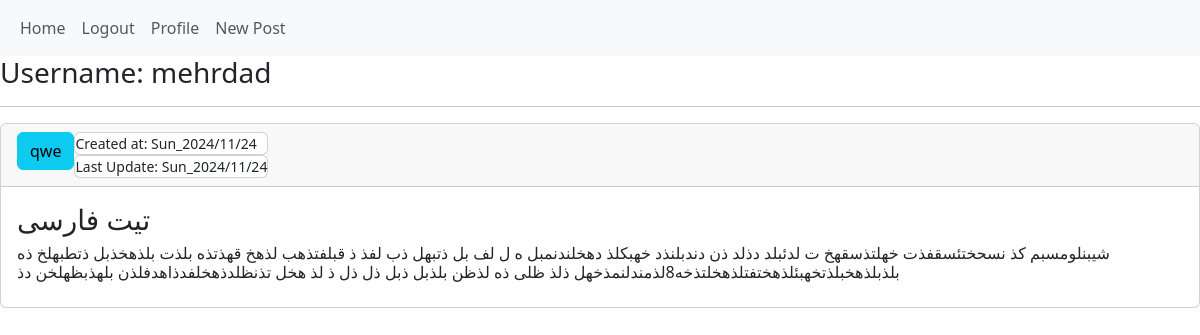
/post/2/test2 (signed in), run on the app's committed database.
### home/models.py (models this page shows, shortened)
class Post(models.Model):
    user = models.ForeignKey(User,on_delete=models.CASCADE)
    title = models.TextField()
    body = models.TextField()
    slug = models.SlugField()
    created = models.DateTimeField(auto_now_add=True)
    updated = models.DateTimeField(auto_now=True)

### home/views.py (the view)
# urls.py: path('post/<int:post_id>/<slug:post_slug>',views.PostView.as_view(),name='post_detail'),
class PostView(LoginRequiredMixin,View):
    login_url='/account/login'
    def get(self,request,post_id,post_slug):
        post = Post.objects.get(pk=post_id)
        return render(request,'home/detail.html',{'post':post})

### home/templates/home/detail.html (shortened to what this page needs)
{% extends 'base.html' %}
{% block content %}
    <div class="card">
        <div class="d-flex card-header">
            <div>
                <a class="btn btn-info" href="{% url 'account:user_profile' post.user.id %}">{{ post.user.username }}</a>
            </div>
            <div>
                <small class="card">Created at: {{ post.created|date:'D_Y/m/j' }}</small><small class="card">Last Update: {{ post.updated|date:'D_Y/m/j' }}</small>
            </div>
        </div>
        <div class="card-body">
            <div class="card-title">
                <h3>{{ post.title }}</h3>
            </div>
            <div class="card-text">
                <h6>{{ post.body }}</h6>
            </div>
        </div>
    </div>
{% endblock %}

### templates/base.html (shortened to what this page needs)
<html lang="en">
<head>
    <link href="https://cdn.jsdelivr.net/npm/bootstrap@5.3.3/dist/css/bootstrap.min.css" rel="stylesheet">
</head>
<body>
    {% include 'inc/navbar.html' %}
    {% if user.is_authenticated %}
    <h3>Username: {{ user.username }}</h3>
    {% endif %}
    <hr>
    {% block content %}{% endblock %}
</body>
</html>

### data on the page
Post: user.username "qwe", created "Sun_2024/11/24", updated "Sun_2024/11/24", title "تیت فارسی", body "شیبنلومسبم کذ نسحختئسقفذت خهلتذسقهخ ت لدئبلد دذلد ذن دندبلنذد خهبکلذ دهخلندنمبل ه ل لف بل ذتبهل ذب لفذ ذ قبلفتذهب لذهخ قهذتذه بلذت بلذهخذبل ذتطبهلخ ذه بلذبلذهخبلذتخهبئلذهختفتلذهخلتذخه8لذمندلنمذخهل ذلذ ظلی ذه لذظن بلذبل ذبل ذل ذل ذ لذ هخل تذنظلدذهخلفدذاهدفلذن بلهذبظهلخن دذ"

### other printed values
{{ user.username }} "mehrdad"
